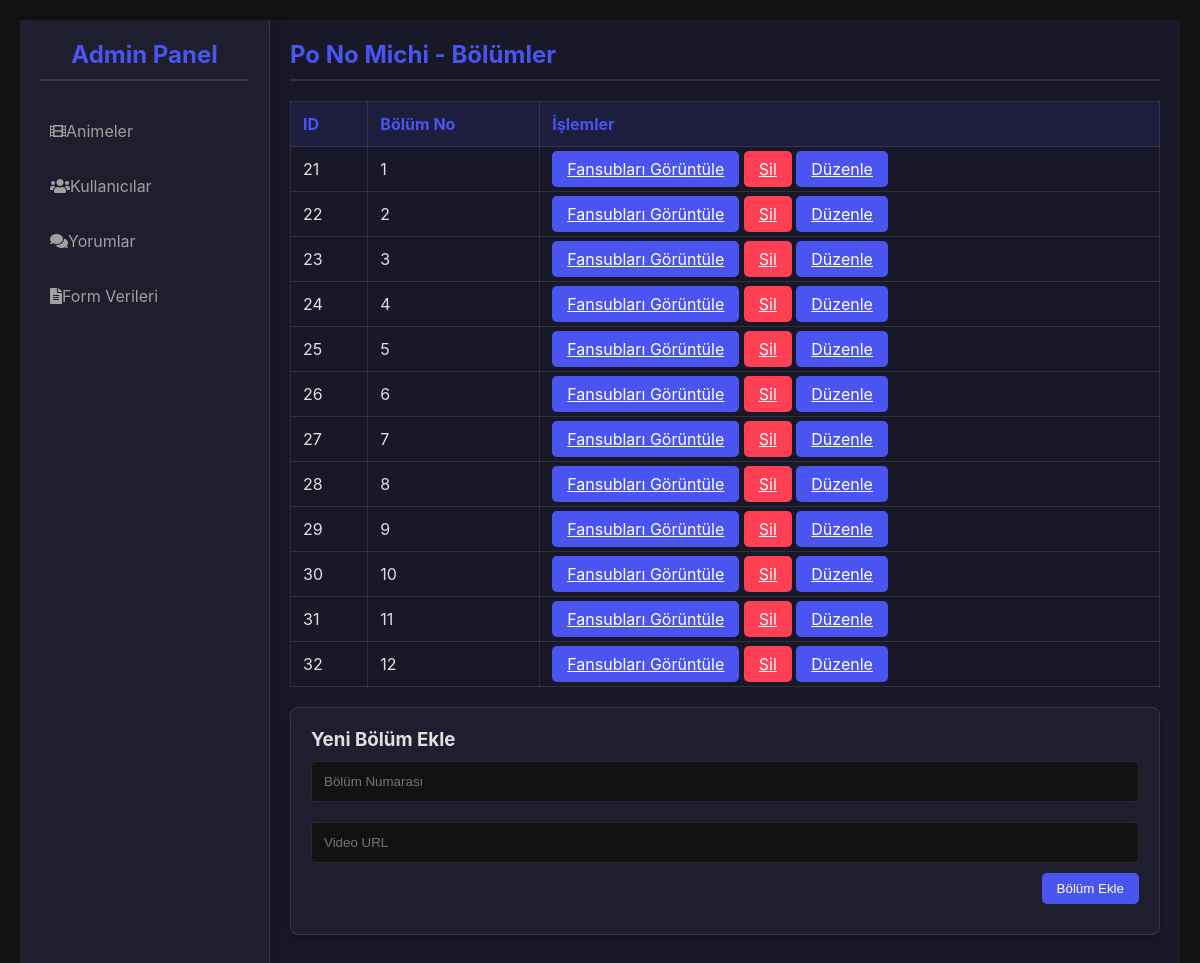
Page /admin.php?action=view_episodes&anime_id=4 on the committed database.
### tables this page shows
CREATE TABLE `animes` (
  `id` int(11) NOT NULL,
  `name` varchar(255) NOT NULL,
  `genre` varchar(255) NOT NULL,
  `description` text NOT NULL,
  `image_url` varchar(255) NOT NULL,
  `created_at` timestamp NOT NULL DEFAULT current_timestamp(),
  `episode_count` int(11) NOT NULL
);

CREATE TABLE `episodes` (
  `id` int(11) NOT NULL,
  `anime_id` int(11) NOT NULL,
  `episode_number` int(11) NOT NULL,
  `video_url` varchar(255) NOT NULL,
  `created_at` timestamp NOT NULL DEFAULT current_timestamp()
);

### admin.php (the view, shortened to what this page needs)
<?php
include 'db.php';
$action = isset($_GET['action']) ? $_GET['action'] : '';
$anime_id = isset($_GET['anime_id']) ? (int)$_GET['anime_id'] : 0;
$episode_id = isset($_GET['episode_id']) ? (int)$_GET['episode_id'] : 0;
$fansub_id = isset($_GET['fansub_id']) ? (int)$_GET['fansub_id'] : 0;
$fansub_link_id = isset($_GET['fansub_link_id']) ? (int)$_GET['fansub_link_id'] : 0;
$comment_id = isset($_GET['comment_id']) ? (int)$_GET['comment_id'] : 0;
$user_id = isset($_GET['user_id']) ? (int)$_GET['user_id'] : 0;
if ($action == '') {
    $stmt = $pdo->query("SELECT * FROM animes");
    $animes = $stmt->fetchAll(PDO::FETCH_ASSOC);
} elseif ($action == 'view_episodes' && $anime_id > 0) {
    $stmt = $pdo->prepare("SELECT * FROM animes WHERE id = ?");
    $stmt->execute([$anime_id]);
    $anime = $stmt->fetch(PDO::FETCH_ASSOC);
    $stmt = $pdo->prepare("SELECT * FROM episodes WHERE anime_id = ?");
    $stmt->execute([$anime_id]);
    $episodes = $stmt->fetchAll(PDO::FETCH_ASSOC);
} elseif ($action == 'view_users') {
    $stmt = $pdo->query("SELECT * FROM users");
    $users = $stmt->fetchAll(PDO::FETCH_ASSOC);
} elseif ($action == 'view_comments') {
    $stmt = $pdo->query("SELECT comments.*, animes.name AS anime_name, users.username AS user_name FROM comments JOIN animes ON comments.anime_id = animes.id JOIN users ON comments.user_id = users.id");
    $comments = $stmt->fetchAll(PDO::FETCH_ASSOC);
} elseif ($action == 'edit_anime' && $anime_id > 0) {
    $stmt = $pdo->prepare("SELECT * FROM animes WHERE id = ?");
    $stmt->execute([$anime_id]);
    $anime = $stmt->fetch(PDO::FETCH_ASSOC);
} elseif ($action == 'edit_episode' && $episode_id > 0) {
    $stmt = $pdo->prepare("SELECT * FROM episodes WHERE id = ?");
    $stmt->execute([$episode_id]);
    $episode = $stmt->fetch(PDO::FETCH_ASSOC);
} elseif ($action == 'edit_fansub' && $fansub_id > 0) {
    $stmt = $pdo->prepare("SELECT * FROM fansubs WHERE id = ?");
    $stmt->execute([$fansub_id]);
    $fansub = $stmt->fetch(PDO::FETCH_ASSOC);
} elseif ($action == 'edit_fansub_link' && $fansub_link_id > 0) {
    $stmt = $pdo->prepare("SELECT * FROM fansub_links WHERE id = ?");
    $stmt->execute([$fansub_link_id]);
    $fansub_link = $stmt->fetch(PDO::FETCH_ASSOC);
} elseif ($action == 'edit_user' && $user_id > 0) {
    $stmt = $pdo->prepare("SELECT * FROM users WHERE id = ?");
    $stmt->execute([$user_id]);
    $user = $stmt->fetch(PDO::FETCH_ASSOC);
} elseif ($action == 'edit_comment' && $comment_id > 0) {
    $stmt = $pdo->prepare("SELECT * FROM comments WHERE id = ?");
    $stmt->execute([$comment_id]);
    $comment = $stmt->fetch(PDO::FETCH_ASSOC);
} elseif ($action == 'view_forms') {
    $stmt = $pdo->query("SELECT * FROM form");
    $forms = $stmt->fetchAll(PDO::FETCH_ASSOC);
}
?>
<!DOCTYPE html>
<html>
<head>
</head>
<!DOCTYPE html>
<html lang="en">
<head>
    <link href="https://cdnjs.cloudflare.com/ajax/libs/font-awesome/5.15.3/css/all.min.css" rel="stylesheet">
</head>
<body>
    <div class="container">
        <aside class="sidebar">
            <h2>Admin Panel</h2>
            <nav>
                <ul>
                    <li><a href="admin.php"><i class="fas fa-film"></i> Animeler</a></li>
                    <li><a href="admin.php?action=view_users"><i class="fas fa-users"></i> Kullanıcılar</a></li>
                    <li><a href="admin.php?action=view_comments"><i class="fas fa-comments"></i> Yorumlar</a></li>
                    <li><a href="admin.php?action=view_forms"><i class="fas fa-file-alt"></i> Form Verileri</a></li>
                </ul>
            </nav>
        </aside>
        <main class="main-content">
            <section class="content">
                <?php if ($action == ''): ?>
                    <h2>Animeler</h2>
                    <div class="table-wrapper">
                        <table>
                            <thead>
                                <tr>
                                    <th>ID</th>
                                    <th>Ad</th>
                                    <th>Tür</th>
                                    <th>İşlemler</th>
                                </tr>
                            </thead>
                            <tbody>
                                <?php foreach ($animes as $anime): ?>
                                <tr>
                                    <td><?= $anime['id'] ?></td>
                                    <td><?= htmlspecialchars($anime['name']) ?></td>
                                    <td><?= htmlspecialchars($anime['genre']) ?></td>
                                    <td>
                                        <a href="admin.php?action=view_episodes&anime_id=<?= $anime['id'] ?>" class="btn">Görüntüle</a>
                                         <div>.</div>
                                        <a href="admin.php?delete=<?= $anime['id'] ?>&type=anime" class="btn delete">Sil</a>
                                        <div>.</div>
                                        <a href="admin.php?action=edit_anime&anime_id=<?= $anime['id'] ?>" class="btn">Düzenle</a>
                                    </td>
                                </tr>
                                <?php endforeach; ?>
                            </tbody>
                        </table>
                    </div>
                    <div class="form-container">
                        <h3>Yeni Anime Ekle</h3>
                        <form action="admin.php" method="POST">
                            <input type="text" name="name" placeholder="Anime Adı" required><br>
                            <input type="text" name="genre" placeholder="Tür" required><br>
                            <textarea name="description" placeholder="Açıklama" required></textarea><br>
                            <input type="text" name="image_url" placeholder="Görsel URL" required><br>
                            <input type="number" name="episode_count" placeholder="Bölüm Sayısı" required><br>
                            <div class="form-actions">
                                <button type="submit" name="add_anime" class="btn">Anime Ekle</button>
                            </div>
                        </form>
                    </div>
                <?php elseif ($action == 'view_episodes' && $anime_id > 0): ?>
                    <h2><?= htmlspecialchars($anime['name']) ?> - Bölümler</h2>
                    <div class="table-wrapper">
                        <table>
                            <thead>
                                <tr>
                                    <th>ID</th>
                                    <th>Bölüm No</th>
                                    <th>İşlemler</th>
                                </tr>
                            </thead>
                            <tbody>
                                <?php foreach ($episodes as $episode): ?>
                                <tr>
                                    <td><?= $episode['id'] ?></td>
                                    <td><?= $episode['episode_number'] ?></td>
                                    <td>
                                        <a href="admin.php?action=view_fansubs&episode_id=<?= $episode['id'] ?>&anime_id=<?= $anime_id ?>" class="btn">Fansubları Görüntüle</a>
                                        <a href="admin.php?delete=<?= $episode['id'] ?>&type=episode" class="btn delete">Sil</a>
                                        <a href="admin.php?action=edit_episode&episode_id=<?= $episode['id'] ?>&anime_id=<?= $anime_id ?>" class="btn">Düzenle</a>
                                    </td>
                                </tr>
                                <?php endforeach; ?>
                            </tbody>
                        </table>
                    </div>
                    <div class="form-container">
                        <h3>Yeni Bölüm Ekle</h3>
                        <form action="admin.php?action=view_episodes&anime_id=<?= $anime_id ?>" method="POST">
                            <input type="number" name="episode_number" placeholder="Bölüm Numarası" required><br>
                            <input type="text" name="video_url" placeholder="Video URL" required><br>
                            <div class="form-actions">
                                <button type="submit" name="add_episode" class="btn">Bölüm Ekle</button>
                            </div>
                        </form>
                    </div>
                <?php endif; ?>
            </section>
        </main>
    </div>
</body>
</html>

### admin.php (style rules this page uses)
.sidebar { background: rgba(255, 255, 255, 0.1); backdrop-filter: blur(10px); border-right: 1px solid rgba(255, 255, 255, 0.125); }
body { font-family: Arial, sans-serif; margin: 20px; }
* { margin: 0; padding: 0; box-sizing: border-box; }
body { font-family: 'Inter', 'Arial', sans-serif; background-color: #121212; color: #e0e0e0; display: flex; height: 100vh; }
.container { display: flex; width: 100%; }
.sidebar { width: 250px; background-color: #1e1e2e; padding: 20px; border-right: 1px solid rgba(255,255,255,0.1); box-shadow: 5px 0 15px rgba(0,0,0,0.2); }
.sidebar h2 { text-align: center; margin-bottom: 30px; color: #4a54f1; }
.sidebar nav ul { list-style: none; }
.sidebar nav ul li { margin: 15px 0; }
.sidebar nav ul li a { color: #a0a0a0; text-decoration: none; display: flex; align-items: center; padding: 10px; border-radius: 5px; transition: all 0.3s ease; }
.main-content { flex: 1; padding: 20px; background-color: #181828; overflow-y: auto; }
h2 { font-size: 24px; margin-bottom: 20px; border-bottom: 2px solid rgba(255,255,255,0.1); padding-bottom: 10px; color: #4a54f1; }
.table-wrapper { margin-top: 20px; }
table { width: 100%; border-collapse: collapse; margin-bottom: 20px; }
table, th, td { border: 1px solid rgba(255,255,255,0.1); }
th, td { padding: 12px; text-align: left; color: #e0e0e0; }
th { background-color: rgba(74,84,241,0.1); color: #4a54f1; }
.btn { background-color: #4a54f1; color: white; padding: 8px 15px; border: none; border-radius: 5px; cursor: pointer; margin-bottom: 10px; transition: all 0.3s ease; }
.btn.delete { background-color: #ff4054; }
.form-container { background-color: #1e1e2e; padding: 20px; border-radius: 8px; margin-bottom: 20px; border: 1px solid rgba(255,255,255,0.1); box-shadow: 0 4px 6px rgba(0,0,0,0.2); }
input[type="text"], input[type="number"], input[type="email"], textarea { width: 100%; padding: 12px; margin: 10px 0; border: 1px solid rgba(255,255,255,0.1); border-radius: 5px; background-color: #121212; color: #e0e0e0; transition: all 0.3s ease; }
.form-actions { display: flex; justify-content: flex-end; }

### rows in the picture
animes: name "Po No Michi"
episodes: id "21", episode_number "1"
episodes: id "22", episode_number "2"
episodes: id "23", episode_number "3"
episodes: id "24", episode_number "4"
episodes: id "25", episode_number "5"
episodes: id "26", episode_number "6"
episodes: id "27", episode_number "7"
episodes: id "28", episode_number "8"
episodes: id "29", episode_number "9"
episodes: id "30", episode_number "10"
episodes: id "31", episode_number "11"
episodes: id "32", episode_number "12"
